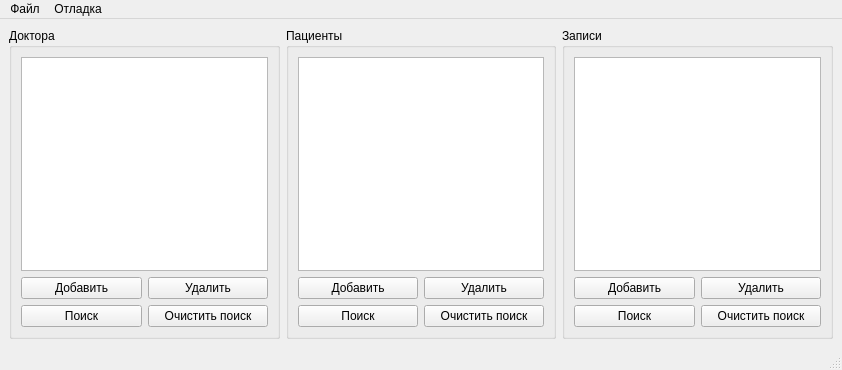
<?xml version="1.0" encoding="UTF-8"?>
<ui version="4.0">
 <class>MainWindow</class>
 <widget class="QMainWindow" name="MainWindow">
  <property name="geometry">
   <rect>
    <x>0</x>
    <y>0</y>
    <width>842</width>
    <height>370</height>
   </rect>
  </property>
  <property name="windowTitle">
   <string>Больница</string>
  </property>
  <widget class="QWidget" name="centralwidget">
   <layout class="QHBoxLayout" name="horizontalLayout">
    <item>
     <widget class="QGroupBox" name="groupDoctors">
      <property name="title">
       <string>Доктора</string>
      </property>
      <layout class="QGridLayout" name="gridLayout_2">
       <item row="1" column="0">
        <layout class="QGridLayout" name="gridLayoutDoctorsActions">
         <item row="0" column="0">
          <widget class="QPushButton" name="pushButtonDoctorsAdd">
           <property name="text">
            <string>Добавить</string>
           </property>
          </widget>
         </item>
         <item row="0" column="1">
          <widget class="QPushButton" name="pushButtonDoctorsDelete">
           <property name="text">
            <string>Удалить</string>
           </property>
          </widget>
         </item>
         <item row="1" column="0">
          <widget class="QPushButton" name="pushButtonDoctorsSearch">
           <property name="text">
            <string>Поиск</string>
           </property>
          </widget>
         </item>
         <item row="1" column="1">
          <widget class="QPushButton" name="pushButtonDoctorsClearSearch">
           <property name="text">
            <string>Очистить поиск</string>
           </property>
          </widget>
         </item>
        </layout>
       </item>
       <item row="0" column="0">
        <widget class="QTableWidget" name="tableDoctors">
         <property name="enabled">
          <bool>true</bool>
         </property>
        </widget>
       </item>
      </layout>
     </widget>
    </item>
    <item>
     <widget class="QGroupBox" name="groupBoxPatients">
      <property name="title">
       <string>Пациенты</string>
      </property>
      <layout class="QGridLayout" name="gridLayout_4">
       <item row="0" column="0">
        <widget class="QTableWidget" name="tablePatients"/>
       </item>
       <item row="1" column="0">
        <layout class="QGridLayout" name="gridLayoutPatientsActions">
         <item row="0" column="0">
          <widget class="QPushButton" name="pushButtonPatientsAdd">
           <property name="text">
            <string>Добавить</string>
           </property>
          </widget>
         </item>
         <item row="0" column="1">
          <widget class="QPushButton" name="pushButtonPatientsDelete">
           <property name="text">
            <string>Удалить</string>
           </property>
          </widget>
         </item>
         <item row="1" column="0">
          <widget class="QPushButton" name="pushButtonPatientsSeatch">
           <property name="text">
            <string>Поиск</string>
           </property>
          </widget>
         </item>
         <item row="1" column="1">
          <widget class="QPushButton" name="pushButtonPatientsClearSearch">
           <property name="text">
            <string>Очистить поиск</string>
           </property>
          </widget>
         </item>
        </layout>
       </item>
      </layout>
     </widget>
    </item>
    <item>
     <widget class="QGroupBox" name="groupBoxAppointments">
      <property name="title">
       <string>Записи</string>
      </property>
      <layout class="QGridLayout" name="gridLayout_3">
       <item row="0" column="0">
        <widget class="QTableWidget" name="tableAppointments"/>
       </item>
       <item row="1" column="0">
        <layout class="QGridLayout" name="gridLayoutAppointmentsActions">
         <item row="0" column="1">
          <widget class="QPushButton" name="pushButtonAppointmentsDelete">
           <property name="text">
            <string>Удалить</string>
           </property>
          </widget>
         </item>
         <item row="0" column="0">
          <widget class="QPushButton" name="pushButtonAppointmentsAdd">
           <property name="text">
            <string>Добавить</string>
           </property>
          </widget>
         </item>
         <item row="1" column="0">
          <widget class="QPushButton" name="pushButtonAppointmentsSearch">
           <property name="text">
            <string>Поиск</string>
           </property>
          </widget>
         </item>
         <item row="1" column="1">
          <widget class="QPushButton" name="pushButtonAppointmentsClearSearch">
           <property name="text">
            <string>Очистить поиск</string>
           </property>
          </widget>
         </item>
        </layout>
       </item>
      </layout>
     </widget>
    </item>
   </layout>
  </widget>
  <widget class="QMenuBar" name="menubar">
   <property name="geometry">
    <rect>
     <x>0</x>
     <y>0</y>
     <width>842</width>
     <height>21</height>
    </rect>
   </property>
   <widget class="QMenu" name="menuFile">
    <property name="title">
     <string>Файл</string>
    </property>
    <addaction name="menuFileCreate"/>
    <addaction name="menuFileOpen"/>
    <addaction name="menuFileSave"/>
    <addaction name="separator"/>
    <addaction name="menuFileFileExit"/>
   </widget>
   <widget class="QMenu" name="menuDebug">
    <property name="title">
     <string>Отладка</string>
    </property>
    <widget class="QMenu" name="menuDebugDoctors">
     <property name="title">
      <string>Доктора</string>
     </property>
     <addaction name="menuDebugDoctorsShowTree"/>
     <addaction name="menuDebugDoctorsShowHash"/>
    </widget>
    <widget class="QMenu" name="menuDebugPatients">
     <property name="title">
      <string>Пациенты</string>
     </property>
     <addaction name="menuDebugPatientsShowTree"/>
     <addaction name="menuDebugPatientsShowHash"/>
    </widget>
    <widget class="QMenu" name="menuDebugAppointments">
     <property name="title">
      <string>Записи</string>
     </property>
     <addaction name="menuDebugAppointmentsShowTree"/>
     <addaction name="menuDebugAppointmentsShowHash"/>
    </widget>
    <addaction name="menuDebugDoctors"/>
    <addaction name="menuDebugPatients"/>
    <addaction name="menuDebugAppointments"/>
   </widget>
   <addaction name="menuFile"/>
   <addaction name="menuDebug"/>
  </widget>
  <widget class="QStatusBar" name="statusbar"/>
  <action name="menuFileOpen">
   <property name="text">
    <string>Открыть...</string>
   </property>
  </action>
  <action name="menuFileSave">
   <property name="text">
    <string>Сохранить</string>
   </property>
  </action>
  <action name="menuFileFileExit">
   <property name="text">
    <string>Выход</string>
   </property>
  </action>
  <action name="menuDebugDoctorsShowTree">
   <property name="text">
    <string>Показать дерево</string>
   </property>
  </action>
  <action name="menuDebugDoctorsShowHash">
   <property name="text">
    <string>Показать Хеш-функцию</string>
   </property>
  </action>
  <action name="menuDebugPatientsShowTree">
   <property name="text">
    <string>Показать дерево</string>
   </property>
  </action>
  <action name="menuDebugPatientsShowHash">
   <property name="text">
    <string>Показать Хеш-функцию</string>
   </property>
  </action>
  <action name="menuDebugAppointmentsShowTree">
   <property name="text">
    <string>Показать дерево</string>
   </property>
  </action>
  <action name="menuDebugAppointmentsShowHash">
   <property name="text">
    <string>Показать Хеш-функцию</string>
   </property>
  </action>
  <action name="menuFileCreate">
   <property name="text">
    <string>Создать</string>
   </property>
  </action>
 </widget>
 <resources/>
 <connections/>
</ui>
